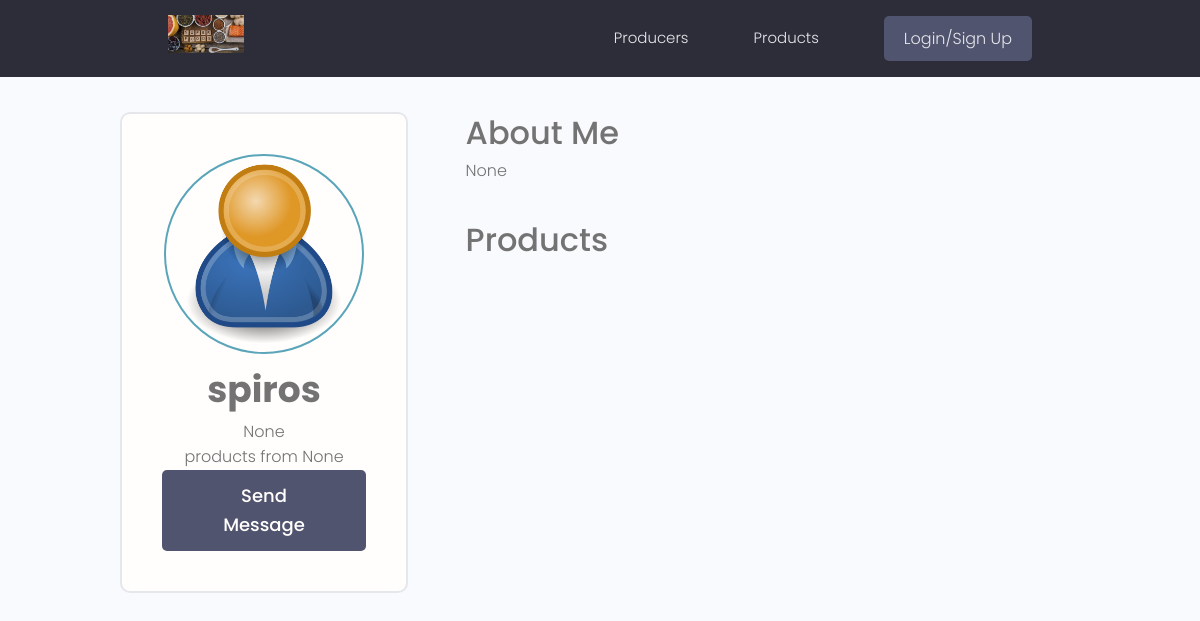
/profile/975caaf020e34568b6e9eba42ff0444a/, run on the app's committed database.
### users/models.py (models this page shows, shortened)
class Profile(models.Model):
    user= models.OneToOneField(User,on_delete=models.CASCADE,null=True,blank=True)
    name=models.CharField(max_length=50,blank=True,null=True)
    location=models.CharField(max_length=50,blank=True,null=True)
    username=models.CharField(max_length=50,blank=True,null=True)
    email=models.EmailField(max_length=50,blank=True,null=True)
    short_intro=models.CharField(max_length=50,blank=True,null=True)
    bio=models.TextField(blank=True,null=True)
    profile_image=models.ImageField(blank=True,null=True,upload_to='profiles/',default='profiles/user-default.png')
    website=models.CharField(max_length=50,blank=True,null=True)
    id=models.UUIDField(default=uuid.uuid4, unique=True ,primary_key=True,editable=False)
    created=models.DateField(auto_now_add=True)
    class Meta:
        ordering=['-created']

### users/views.py (the view)
# urls.py: path('profile/<str:pk>/',views.userProfile,name='user_profile'),
def userProfile(request,pk):
    profile=Profile.objects.get(id=pk)
    context={'profile':profile}
    return render(request,'users/user_profile.html',context)

### users/templates/users/user_profile.html (shortened to what this page needs)
{% extends 'main.html' %}
{% block content %}
<main class="profile my-md">
    <div class="container">
      <div class="layout">
        <div class="column column--1of3">
          <div class="card text-center">
            <div class="card__body dev">
              <img class="avatar avatar--xl" src="{{ profile.profile_image.url }}" />
              <h2 class="prod__name">{{profile.name}}</h2>
              <p class="prod__title">{{profile.short_intro}}</p>
              <p class="prod__location">products from {{profile.location}}</p>
              {% if request.user.profile.id != profile.id  %}
              <a href="{% url 'create_message' profile.id %}"" class="btn btn--sub btn--lg">Send Message </a>
              {% endif %}
            </div>
          </div>
        </div>
        <div class="column column--2of3">
          <div class="devInfo">
            <h3 class="prodInfo__title">About Me</h3>
            <p class="prodInfo__about">
              {{profile.bio}}
            </p>
          </div>
          <div class="prodInfo">
            <h3 class="dprodInfo__title">Products</h3>
                    </div>
                </div>
              </div>
            </div>
  </main>
{% endblock content %}

### static/styles/app.css (style rules this page uses)
:root { --color-sub: #2d2d39; }
.btn--sub { background-color: var(--color-sub-light); }
.card { border: 2px solid var(--color-light); }
img { width: 100%; }
.profile .card > .dev { padding: 4rem; }
.devInfo { margin-bottom: 3rem; }

### static/uikit/styles/modules/_variables.css (style rules this page uses)
:root { --color-main: #5aa5b9; --color-main-light: #e6faff; --color-sub: #3f4156; --color-sub-light: #51546e; --color-sub-lighter: #ededfd; --color-text: #737373; --color-gray: #8b8b8b; --color-light: #e5e7eb; --color-light-gray: #767676; --color-bg: #f8fafd; --color-white: #fffefd; --color-white-light: #f3f3f3; --color-success: #359e64; --color-success-bg: #def8e8; --color-error: #fc4b0b; --color-error-bg: #fff2ee; --font-base: 'Poppins', arial, helvetica, 'Segoe UI', roboto, ubuntu, sans-serif; --font-monospace: 'Fira Code', 'Courier New', courier, monospace; --font-regular: 300; --font-medium: 500; --font-bold: 700; --generic-shadow: 1px 1px 5px #00000010; --generic-transition: all 0.3s ease-in-out; }

### static/uikit/styles/modules/_base.css (style rules this page uses)
* { margin: 0; padding: 0; box-sizing: border-box; text-rendering: optimizeLegibility; color: inherit; font-size: inherit; }
html { font-size: 50%; }
@media only screen and (min-width: 480px) { html { font-size: 56.25%; } }
@media only screen and (min-width: 1200px) { html { font-size: 62.5%; } }
body { line-height: 1.6; font-weight: 400; font-size: 1.5rem; color: var(--color-text); background-color: var(--color-bg); min-height: 100vh; }

### static/uikit/styles/modules/_typography.css (style rules this page uses)
* { font-family: var(--font-base); }
h2 { font-size: 3.6rem; font-weight: var(--font-bold); }
h3 { font-size: 3.2rem; font-weight: var(--font-medium); }
p, span, strong { font-size: 1.6rem; color: var(--color-text); font-weight: var(--font-regular); }
a { padding-bottom: 2px; text-decoration: none; display: inline-block; color: var(--color-main); font-weight: var(--font-medium); }

### static/uikit/styles/modules/_utilities.css (style rules this page uses)
.container { width: 92%; max-width: 165rem; margin: 0 auto; box-sizing: border-box; }
@media screen and (min-width: 1000px) { .container { width: 90%; } }
@media screen and (min-width: 1200px) { .container { width: 80%; } }
.text-center { text-align: center; }
.my-md { margin: 3rem auto; }

### static/uikit/styles/modules/_avatar.css (style rules this page uses)
.avatar { border-radius: 50%; border: 2px solid var(--color-main); object-fit: cover; }
.avatar--xl { height: 20rem; width: 20rem; }

### static/uikit/styles/modules/_button.css (style rules this page uses)
.btn { display: inline-block; position: relative; cursor: pointer; background-color: var(--color-light); font-weight: var(--font-medium); color: var(--color-sub); text-decoration: none; padding: 1rem 2rem; border-radius: 0.5rem; border: none; width: -webkit-fit-content; width: -moz-fit-content; width: fit-content; height: -webkit-fit-content; height: -moz-fit-content; height: fit-content; font-size: 1.6rem; outline-width: 0; outline-color: transparent; -webkit-backface-visibility: hidden; backface-visibility: hidden; transition: all 0.3s ease-in-out; }
.btn--sub { background-color: var(--color-sub); color: var(--color-white); }
.btn--lg { font-size: 1.8rem; padding: 1.2rem 4.5rem; }

### static/uikit/styles/modules/_card.css (style rules this page uses)
.card { border-radius: 1rem; background-color: var(--color-white); border: 1.5px solid var(--color-light); width: auto; height: auto; margin-top: 0.5rem; margin-bottom: 0.5rem; overflow: hidden; }
.card__body, .card__header { padding: 2rem 2.5rem; }

### static/uikit/styles/modules/_layout.css (style rules this page uses)
.layout { display: flex; flex-flow: row wrap; justify-content: space-between; }
.layout > .column { margin-bottom: 3rem; }
.layout > .column.column--1of3 { flex-basis: 30%; }
.layout > .column.column--2of3 { flex-basis: 64%; }

### data on the page
Profile: profile_image (placeholder picture), name "spiros", short_intro "None", location "None", bio "None"
